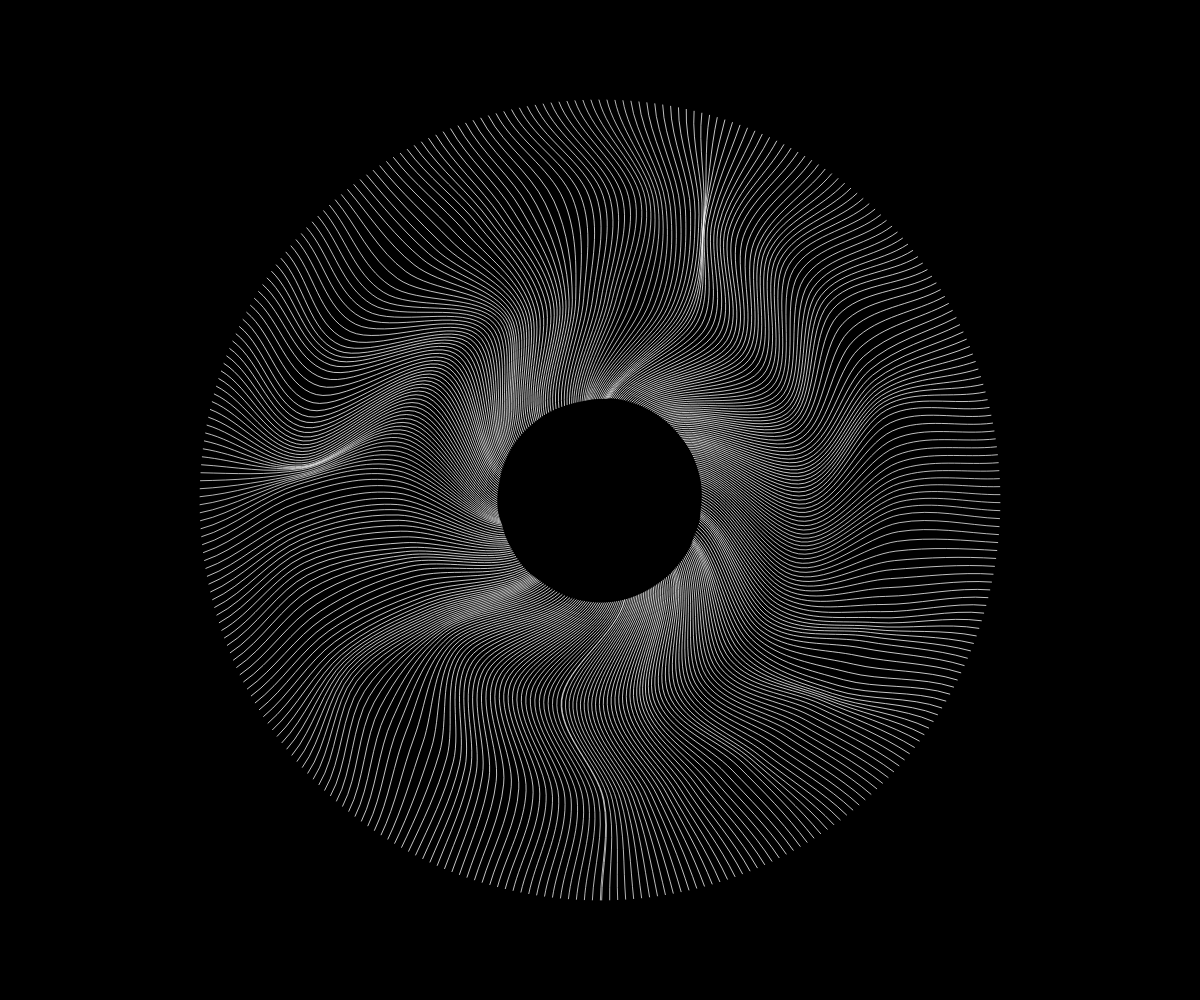
Frame 1 (no input)
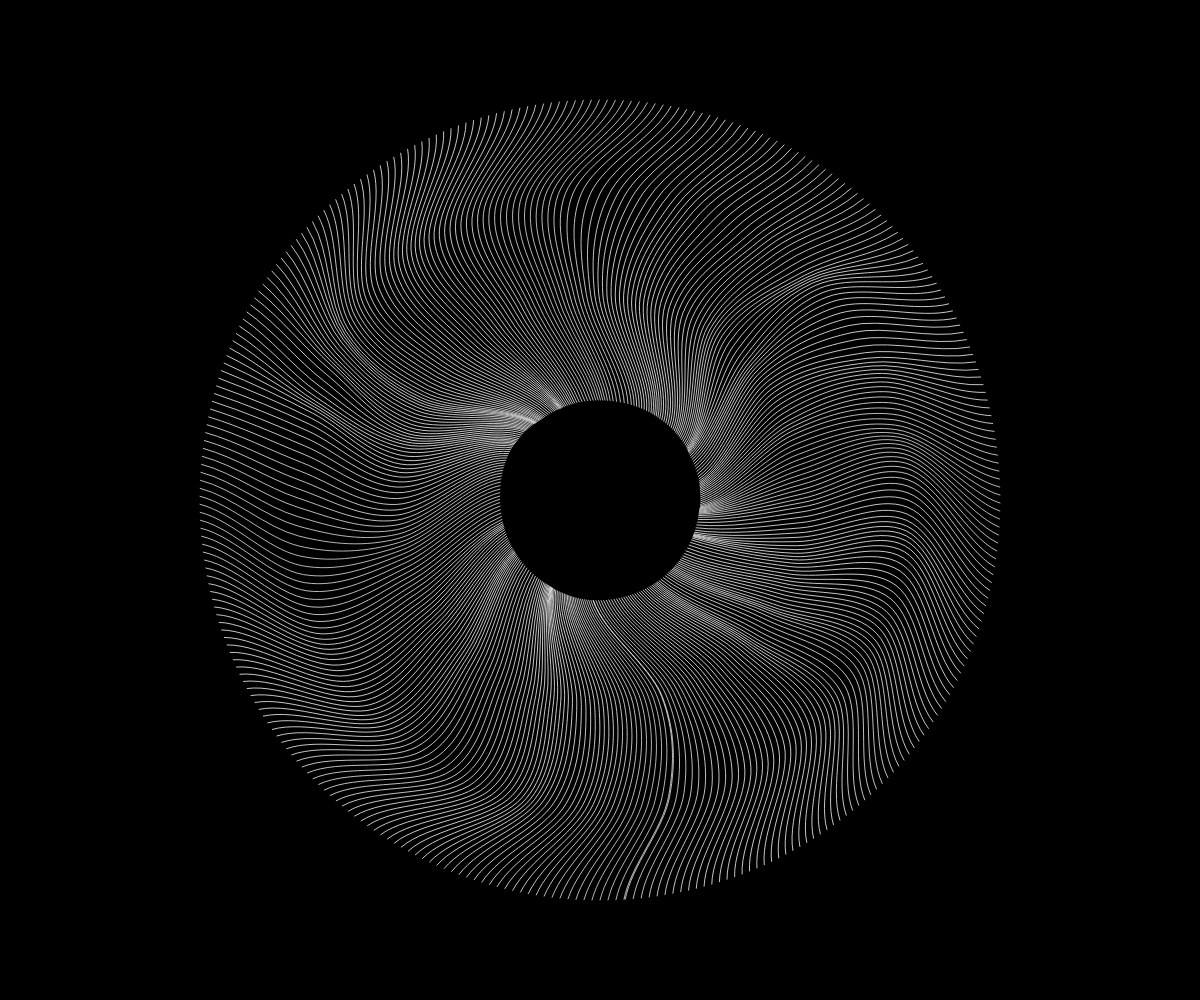
Frame 60 (no input)
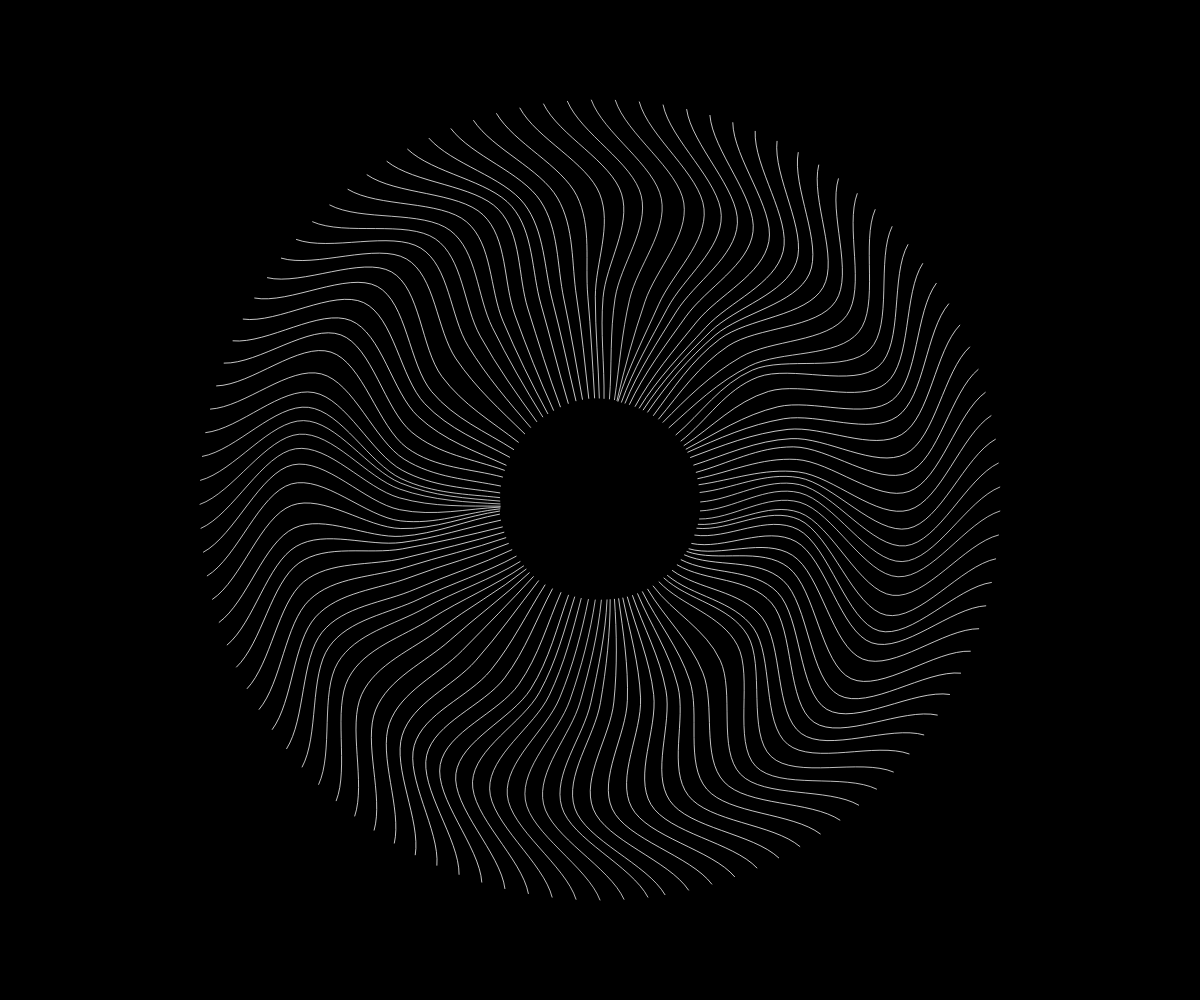
Frame 120 (the mouse pressed at the canvas centre since frame 60)

The p5.js sketch that drew these frames (run headless with seeded random() and noise() and a simulated clock; from frame 60 on, the mouse is pressed at the canvas centre):

// p5.js sketch
// ── sketch.js
function setup() {
	createCanvas(windowWidth, windowHeight);
	mouseX = width / 4;
}


function draw() {
	let f = frameCount;
	
	background(0);
	
	stroke(255);
	strokeWeight(0.7);
	noFill();
	
	translate(width / 2, height / 2);
	rotate(-f * 0.001);
	
	for (let rad = 0; rad < TWO_PI; rad += map(mouseX, 0, width, 0.02, 0.1)) {
		push();
		rotate(rad);
		
		// Kill noise at start/end so they don't overlap.
		let weight = 1;
		if (rad < QUARTER_PI) {
			weight = map(rad, 0, QUARTER_PI, 0, 1);
		} else if (rad > TWO_PI - QUARTER_PI) {
			weight = map(rad, TWO_PI - QUARTER_PI, TWO_PI, 1, 0);
		}
		
		let n1 = map(noise(f * 0.001 + rad), 0, 1, -2, 2) * weight;
		let n2 = map(noise((1000 + f) * 0.001 + rad), 0, 1, -2, 2) * weight;
		
		beginShape();
		curveVertex(0, 0);
		curveVertex(sin(f * 0.04 - 5 + n1) * 25, 100);
		curveVertex(cos(f * 0.04 - 2.5 + n2) * 50, 200);
		curveVertex(sin(f * 0.04 + n1) * 75, 300);
		curveVertex(0, 400);
		curveVertex(0, 500);
		endShape();
		
		pop();
	}
}
